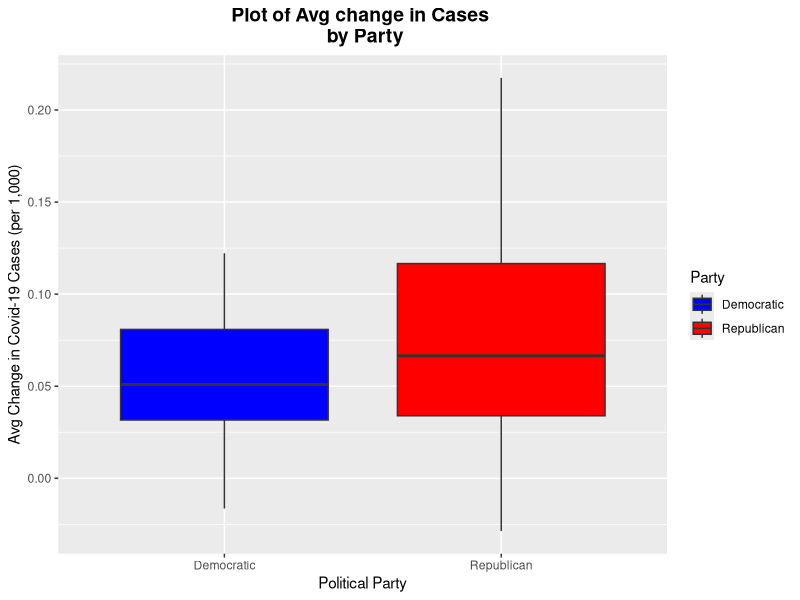
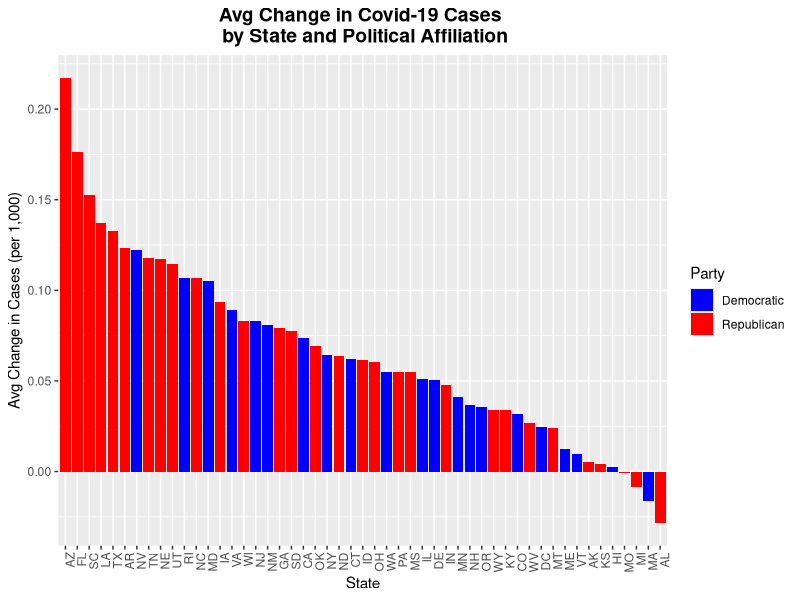
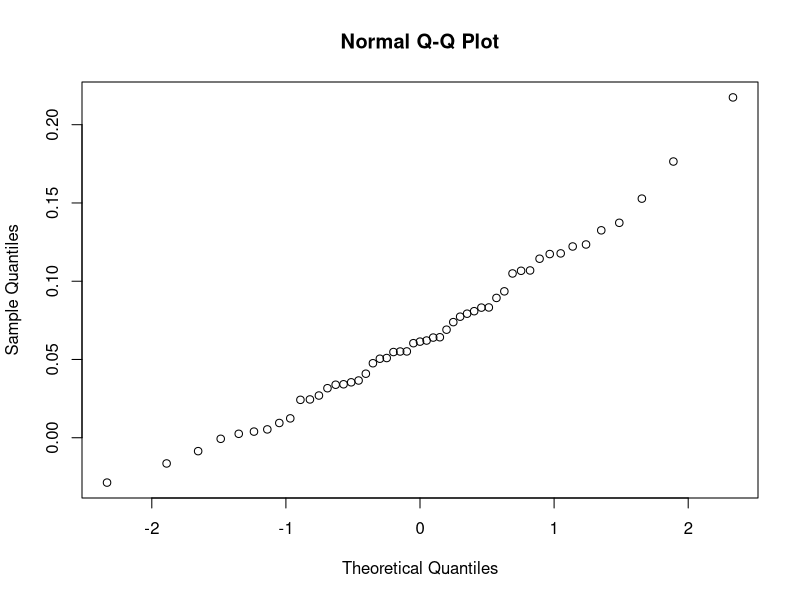

Write the R code that produced these figures, in order. (Note: this script raises an error after producing the figures.)
## ---- chunk 1
loadPkg = function(x) { if (!require(x,character.only=T, quietly =T)) { install.packages(x,dep=T,repos="http://cran.us.r-project.org"); if(!require(x,character.only=T)) stop("Package not found") } }
## ---- chunk 2
loadPkg("ggplot2") 
state_data <- read.csv("state_data.csv")
data_by_state <- read.csv("data_by_state.csv")
## ---- chunk 3
ggplot(data_by_state, aes(x=Party, y=avg_change, fill = Party, na.action())) + 
  geom_boxplot() + scale_fill_manual(values = c("blue", "red")) +labs(title="Plot of Avg change in Cases \n by Party",
        x ="Political Party", y = "Avg Change in Covid-19 Cases (per 1,000)") + theme( plot.title = element_text(hjust = 0.5,  size=14, face="bold")) 
## ---- chunk 4
ggplot(data=data_by_state, aes(x=reorder(State, -avg_change), y=avg_change, fill=Party)) + ggtitle("Avg Change in Covid-19 Cases \n by State and Political Affiliation") +
  xlab("State") + ylab("Avg Change in Cases (per 1,000)") +
  geom_bar(stat="identity") + scale_fill_manual(values = c("blue", "red")) + theme(axis.text.x=element_text(angle=90, hjust=1), plot.title = element_text(hjust = 0.5,  size=14, face="bold"))
## ---- chunk 5
qqnorm(data_by_state$avg_change)
## ---- chunk 6
with(data_by_state, shapiro.test(avg_change[Party == "rep"]))# p = 0.8837
with(data_by_state, shapiro.test(avg_change[Party == "dem"])) # p = 0.9927
## ---- chunk 7
results <- t.test(avg_change~Party, data = data_by_state, alternative = "less")
results
## ---- chunk 8
#Remove outliers from cases and deaths per thousand 
data_by_state_clean<- outlierKD2(data_by_state, Cases.per.thou, TRUE)
data_by_state_clean<- outlierKD2(data_by_state, Deaths.per.thou, TRUE)
## ---- chunk 9
#Subset republican and dem data 
rep_data1 <- subset(data_by_state_clean, Party == "Republican")
dem_data1 <- subset(data_by_state_clean, Party == "Democratic")
## ---- chunk 10
#linear model cases v deaths

library(ggplot2)
 
ggplot(data_by_state_clean, aes(x=Cases.per.thou, y=Deaths.per.thou, color=Party))+ geom_point()+labs(title="Scatterplot", subtitle = "Deaths vs Cases", x= "Cases (per 1,000)", y= "Deaths (per 1,000)") +geom_smooth(method = "lm" )+ scale_color_manual(values=c("red", "blue"))+ xlim(c(0,850))+ ylim(c(0,50))

## ---- chunk 11
#Correlation
cor.test(rep_data1$Cases.per.thou, rep_data1$Deaths.per.thou, method = "pearson", conf.level = 0.95)
## ---- chunk 12
cor.test(dem_data1$Cases.per.thou, dem_data1$Deaths.per.thou, method = "pearson", conf.level = 0.95)
## ---- chunk 13
rep_lm <- glm(formula= Cases.per.thou~Deaths.per.thou, data=rep_data1)
summary(rep_lm)
## ---- chunk 14
dem_lm <- glm(formula= Cases.per.thou~Deaths.per.thou , data=dem_data1)
summary(dem_lm)
## ---- chunk 15
confint(rep_lm)
## ---- chunk 16
confint(dem_lm)
